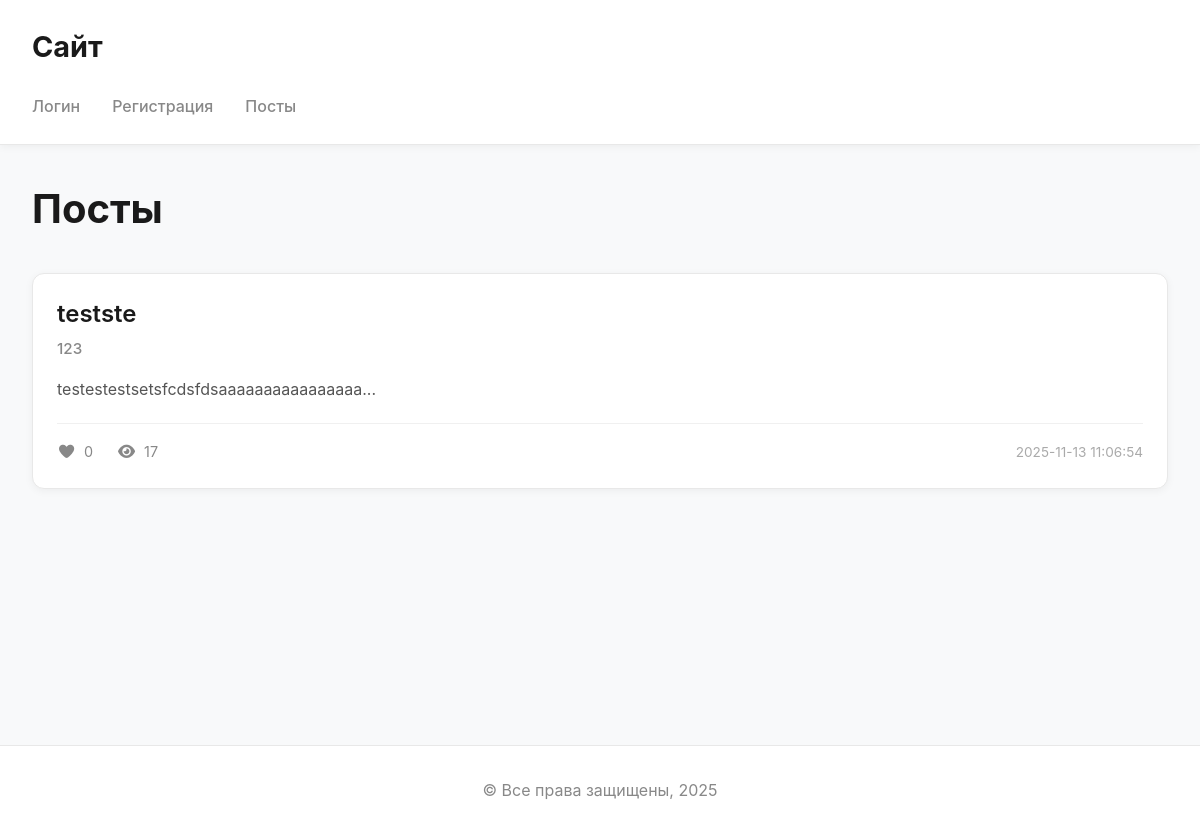
/posts/, run on an earlier commit of the app's database.
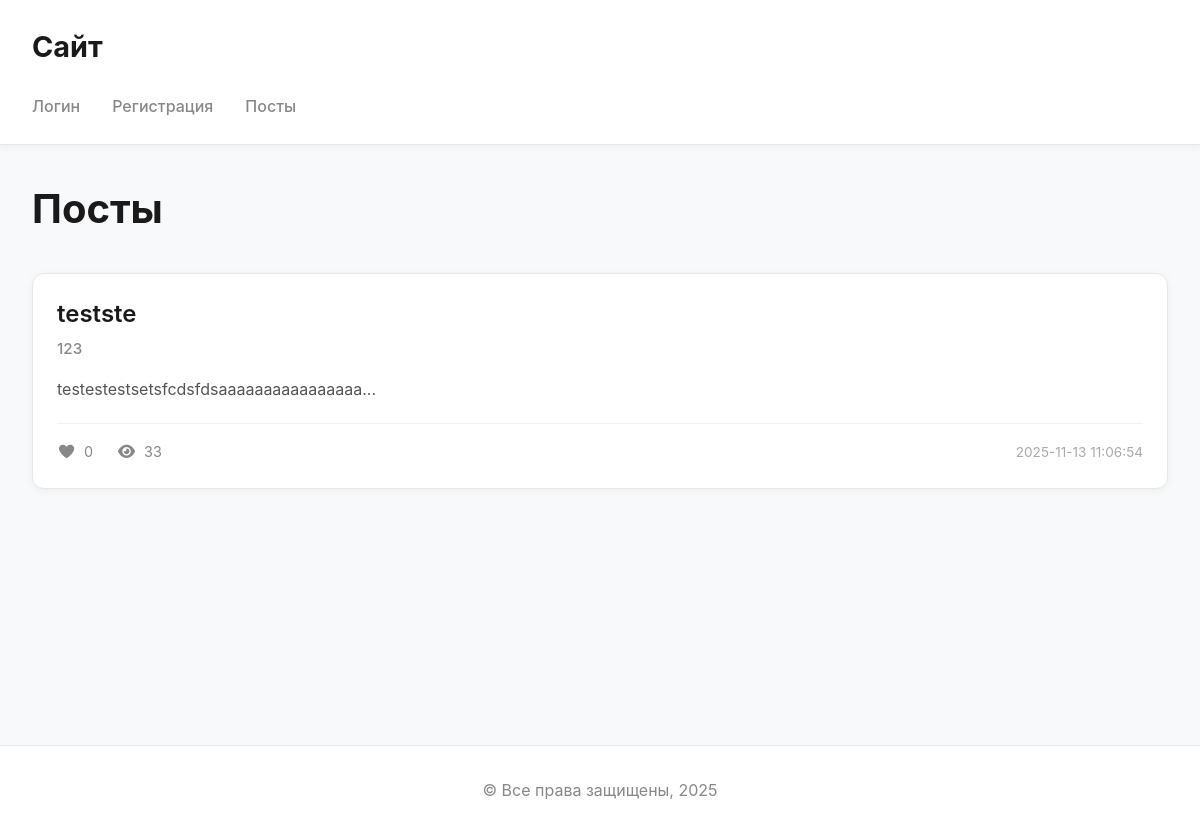
And on a later commit of the database.
### tables this page shows
CREATE TABLE posts (
            id INTEGER PRIMARY KEY AUTOINCREMENT,
            title TEXT NOT NULL,
            content TEXT NOT NULL,
            views INTEGER DEFAULT 0,
            likes INTEGER DEFAULT 0,
            created_at TIMESTAMP DEFAULT CURRENT_TIMESTAMP,
            updated_at TIMESTAMP DEFAULT CURRENT_TIMESTAMP,
            author_id INTEGER,
            FOREIGN KEY(author_id) REFERENCES users(id) ON DELETE SET NULL
            );

CREATE TABLE users (
                id INTEGER PRIMARY KEY AUTOINCREMENT,
                name VARCHAR(100) NOT NULL,
                age INTEGER,
                email VARCHAR(255) NOT NULL UNIQUE,
                password TEXT NOT NULL
            );

### controllers/posts.py (the view)
    def index(self):
        conn = self.get_db()
        model = Post(conn)
        items = model.all()
        return render_template("posts/index.html", title="Посты", items=items)

### app.py (called while the page is built)
@app.before_request
def load_user():
    auth_controller.load_user()

### app_core/app.py (called while the page is built)
    def open_db(self):
        if "_db" not in g:
            g._db = sqlite3.connect(self.db_path)
            g._db.row_factory = sqlite3.Row

    def get_db(self):
        return g._db

### controllers/auth.py (called while the page is built, shortened)
    def load_user(self):
        g.user = None
        sid = request.cookies.get(COOKIE_NAME)
        return redirect(url_for('posts.index'))

### models/post.py (called while the page is built)
    def all(self):
        cur = self.conn.execute(
            """
            SELECT posts.id,
                   posts.title,
                   posts.content,
                   posts.views,
                   posts.likes,
                   posts.created_at,
                   posts.updated_at,
                   posts.author_id,
                   users.name
            FROM posts
                     JOIN users ON users.id = posts.author_id
            """,
        )
        return [dict(r) for r in cur.fetchall()]

### templates/posts/index.html (shortened to what this page needs)
{% extends "base.html" %}
{% block content %}
    <h1>{{ title }}</h1>
    {% if items %}
        {% for post in items %}
            <article class="post-card">
                <div class="post-card-header">
                    <h2>
                        <a href="{{ url_for('posts.show', post_id=post['id']) }}">{{ post['title'] }}</a>
                    </h2>
                    <h3>
                        <a href="{{ url_for('auth.profile', user_id=post['author_id']) }}">
                            {{ post['name'] }}</a>
                    </h3>
                </div>
                <div class="post-card-preview">
                    {{ post['content'][:100] }}...
                </div>
                <div class="post-card-bottom">
                    <div class="post-card-bottom-left">
                        <span><i class="fa-solid fa-heart"></i>{{ post['likes'] }}</span>
                        <span><i class="fa-solid fa-eye"></i>{{ post['views'] }}</span>
                    </div>
                    <div class="post-card-bottom-right">
                    <span>
                        {{ post['created_at'] if post['created_at'] else "неизв." }}
                    </span>
                    </div>
                </div>
            </article>
        {% endfor %}
    {% endif %}
{% endblock %}

What changed in the data, as far as the page shows it:
changed posts "testste": views "17" → "33"
